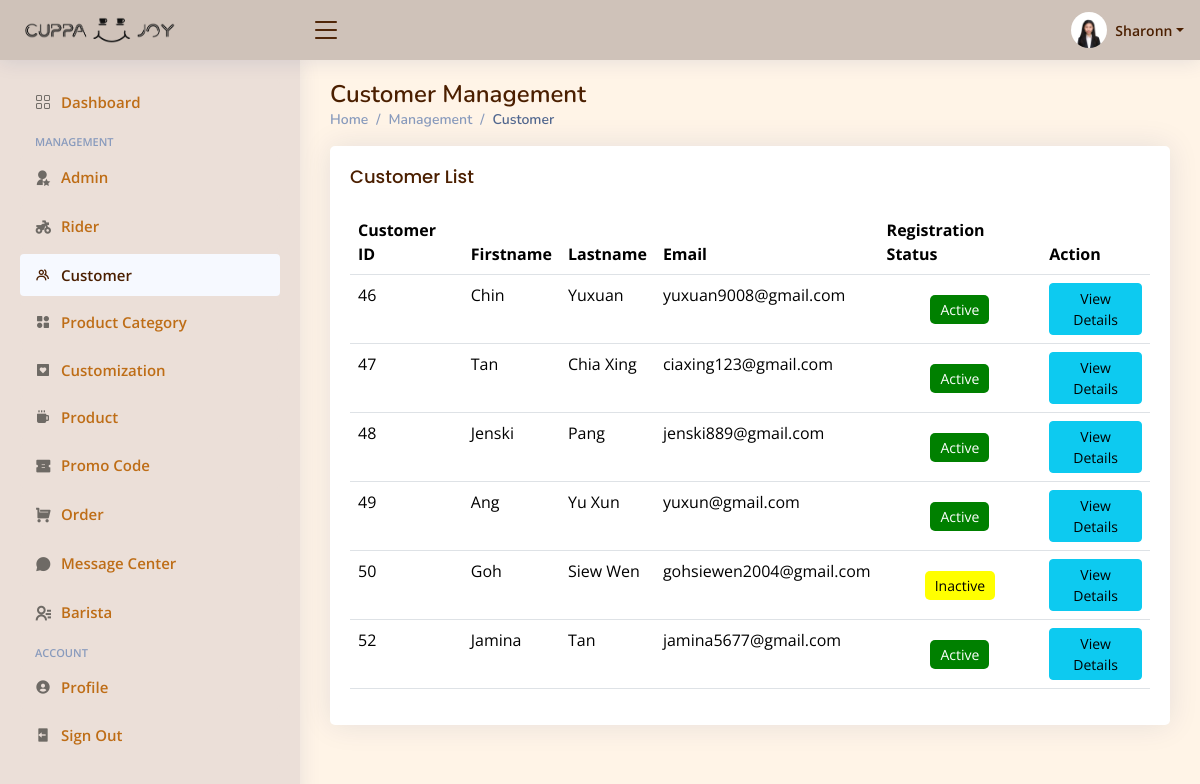
/Admin/customer.php (signed in), run on the app's committed database.
### tables this page shows
CREATE TABLE `staff` (
  `S_ID` varchar(50) NOT NULL,
  `S_Name` varchar(50) NOT NULL,
  `S_Email` varchar(100) NOT NULL,
  `S_Photo` varchar(100) NOT NULL,
  `S_Password` varchar(225) NOT NULL,
  `S_Status` varchar(50) NOT NULL,
  `Super_Staff` varchar(100) NOT NULL,
  `S_ContactNum` varchar(12) NOT NULL,
  `Add_By` varchar(50) NOT NULL
);

CREATE TABLE `customer` (
  `C_ID` int(9) NOT NULL,
  `C_Firstname` varchar(50) NOT NULL,
  `C_Lastname` varchar(50) NOT NULL,
  `C_Email` varchar(100) NOT NULL,
  `C_ContactNumber` varchar(12) NOT NULL,
  `C_PW` varchar(225) NOT NULL,
  `C_Status` int(1) NOT NULL
);

### Admin/customer.php (the view, shortened to what this page needs)
<?php
include("../user/db_connection.php");
$currentuser = $_SESSION["S_ID"];
$sql = "SELECT * FROM `staff` WHERE S_ID = '$currentuser'";
$gotResult = mysqli_query($con, $sql);
if ($gotResult && mysqli_num_rows($gotResult) > 0) {
    $row = mysqli_fetch_array($gotResult);
    $name = $row['S_Name'];
    $photo = $row['S_Photo'];
}
?>
<!DOCTYPE html>
<html lang="en">
<head>
  <link href="assets/vendor/bootstrap/css/bootstrap.min.css" rel="stylesheet">
  <link href="assets/vendor/bootstrap-icons/bootstrap-icons.css" rel="stylesheet">
  <link href="assets/vendor/boxicons/css/boxicons.min.css" rel="stylesheet">
  <link href="assets/vendor/quill/quill.snow.css" rel="stylesheet">
  <link href="assets/vendor/quill/quill.bubble.css" rel="stylesheet">
  <link href="assets/vendor/remixicon/remixicon.css" rel="stylesheet">
  <link href="assets/vendor/simple-datatables/style.css" rel="stylesheet">
  <link href="assets/css/style.css" rel="stylesheet">
</head>
<body>
  <header id="header" class="header fixed-top d-flex align-items-center">
    <div class="d-flex align-items-center justify-content-between">
      <a href="dashboard.php" class="logo d-flex align-items-center">
        <img src="assets/image/full-logo-black.png" alt="">
      </a>
      <i class="bi bi-list toggle-sidebar-btn"></i>
    </div>
    <nav class="header-nav ms-auto">
      <ul class="d-flex align-items-center">
        <li class="nav-item dropdown pe-3">
        <a class="nav-link nav-profile d-flex align-items-center pe-0" href="#" data-bs-toggle="dropdown">
            <img src="../image/admin/<?php echo $photo; ?>" alt="Profile" class="rounded-circle">
            <span class="d-none d-md-block dropdown-toggle ps-2"><?php echo $name; ?></span>
        </a>
        </li>
      </ul>
    </nav>
  </header>
  <aside id="sidebar" class="sidebar">
    <ul class="sidebar-nav" id="sidebar-nav">
    <li class="nav-item">
        <a class="nav-link collapsed" href="dashboard.php">
          <i class="bi bi-grid"></i>
          <span>Dashboard</span>
        </a>
      </li>
      <li class="nav-heading">Management</li>
      <li class="nav-item">
        <a class="nav-link collapsed" href="staff.php">
          <i class="ri-user-star-fill"></i>
          <span>Admin</span>
        </a>
      </li>
      <li class="nav-item">
        <a class="nav-link collapsed" href="rider.php">
          <i class="ri-motorbike-fill"></i>
          <span>Rider</span>
        </a>
      </li>
      <li class="nav-item">
        <a class="nav-link" href="customer.php">
          <i class="bx bx-group"></i>
          <span>Customer</span>
        </a>
      </li>
      <li class="nav-item">
        <a class="nav-link collapsed" href="category.php">
          <i class="bx bxs-category-alt"></i>
          <span>Product Category</span>
        </a>
      </li>
      <li class="nav-item">
        <a class="nav-link collapsed" href="customisation.php">
          <i class="bx bxs-heart-square"></i>
          <span>Customization</span>
        </a>
      </li>
      <li class="nav-item">
        <a class="nav-link collapsed" href="product.php">
          <i class="bx bxs-coffee"></i>
          <span>Product</span>
        </a>
      </li>
      <li class="nav-item">
        <a class="nav-link collapsed" href="promo.php">
          <i class="ri-coupon-fill"></i>
          <span>Promo Code</span>
        </a>
      </li>
      <li class="nav-item">
        <a class="nav-link collapsed" href="order2.php">
          <i class="ri-shopping-cart-fill"></i>
          <span>Order</span>
        </a>
      </li>
      <li class="nav-item">
        <a class="nav-link collapsed" href="message.php">
          <i class="ri-chat-3-fill"></i>
          <span>Message Center</span>
        </a>
      </li>
      <li class="nav-item">
        <a class="nav-link collapsed" href="barista.php">
          <i class="ri-contacts-line"></i>
          <span>Barista</span>
        </a>
      </li>
      <li class="nav-heading">Account</li>
      <li class="nav-item">
        <a class="nav-link collapsed" href="users-profile.php">
          <i class="bx bxs-user-circle"></i>
          <span>Profile</span>
        </a>
      </li>
      <li class="nav-item">
        <a class="nav-link collapsed" href="pages-login.php" onclick="return confirmLogout();">
          <i class="bx bxs-log-out"></i>
          <span>Sign Out</span>
        </a>
      </li>
    </ul>
  </aside>
  <main id="main" class="main">
    <div class="pagetitle">
      <h1>Customer Management</h1>
      <nav>
        <ol class="breadcrumb">
          <li class="breadcrumb-item"><a href="dashboard.php">Home</a></li>
          <li class="breadcrumb-item">Management</li>
          <li class="breadcrumb-item active">Customer</li>
        </ol>
      </nav>
    </div>
    <section class="section">
      <div class="row">
        <div class="col-lg-12">
          <div class="card">
            <div class="card-body">
              <h5 class="card-title">Customer List</h5>
              <table class="table datatable">
                <thead>
                  <tr>
                    <th>Customer ID</th>
                    <th>Firstname</th>
                    <th>Lastname</th>
                    <th>Email</th>
                    <th>Registration Status</th>
                    <th>Action</th>
                  </tr>
                </thead>
                <tbody>
                <?php
                    $customerSql = "SELECT C_ID, C_Firstname, C_Lastname, C_Email, C_ContactNumber, C_Status FROM customer";
                    $customerResult = $con->query($customerSql);
                    if ($customerResult->num_rows > 0) {
                      while ($customerRow = $customerResult->fetch_assoc()) {
                        $statusClass = '';
                        if ($customerRow['C_Status'] == '0') {
                            $statusClass = 'pending';
                        } else if ($customerRow['C_Status'] == '1') {
                            $statusClass = 'completed';
                        }
                        echo "<tr>";
                        echo "<td>" . $customerRow["C_ID"] . "</td>";
                        echo "<td>" . $customerRow["C_Firstname"] . "</td>";
                        echo "<td>" . $customerRow["C_Lastname"] . "</td>";
                        echo "<td>" . $customerRow["C_Email"] . "</td>";
                        echo "<td style='text-align: center; vertical-align: middle;'>";
                        echo "<span class='delivery-status " . $statusClass . "'>" . ($customerRow["C_Status"] == 1 ? 'Active' : 'Inactive') . "</span>";
                        echo "</td>";
                        echo "<td><button type='button' class='btn btn-info btn-sm' data-bs-toggle='modal' data-bs-target='#customerDetailsModal_" . $customerRow['C_ID'] . "'>View Details</button></td>";
                        echo "</tr>";
                    }
                  } else {
                    echo "<tr><td colspan='6'>No customers found</td></tr>";
                  }
                  ?>
                </tbody>
              </table>
            </div>
          </div>
        </div>
      </div>
    </section>
  </main>
</body>
</html>

### Admin/assets/css/style.css (style rules this page uses)
:root { scroll-behavior: smooth; }
body { font-family: "Open Sans", sans-serif; background: #fff4e7; color: #444444; }
a { color: #f19041; text-decoration: none; }
h1, h2, h3, h4, h5, h6 { font-family: "Nunito", sans-serif; }
#main { margin-top: 60px; padding: 20px 30px; transition: all 0.3s; }
.pagetitle { margin-bottom: 10px; }
.pagetitle h1 { font-size: 24px; margin-bottom: 0; font-weight: 600; color: #4b1f00; }
.card { margin-bottom: 30px; border: none; border-radius: 5px; box-shadow: 0px 0 30px rgba(1, 41, 112, 0.1); }
.card-title { padding: 20px 0 15px 0; font-size: 18px; font-weight: 500; color: #4b1f00; font-family: "Poppins", sans-serif; }
.card-body { padding: 0 20px 20px 20px; }
.breadcrumb { font-size: 14px; font-family: "Nunito", sans-serif; color: #899bbd; font-weight: 600; }
.breadcrumb a { color: #899bbd; transition: 0.3s; }
.breadcrumb .breadcrumb-item::before { color: #899bbd; }
.breadcrumb .active { color: #51678f; font-weight: 600; }
.logo { line-height: 1; }
@media (min-width: 1200px) { .logo { width: 280px; } }
.logo img { max-height: 26px; margin-right: 6px; margin-left: 30px; transform: scale(2.0); }
.header { transition: all 0.5s; z-index: 997; height: 60px; box-shadow: 0px 2px 20px rgba(1, 41, 112, 0.1); background-color: #cfc2b9; padding-left: 20px; }
.header .toggle-sidebar-btn { font-size: 32px; padding-left: 10px; cursor: pointer; color: #4b1f00; }
.header-nav ul { list-style: none; }
.header-nav>ul { margin: 0; padding: 0; }
.header-nav .nav-profile { color: #4b1f00; }
.header-nav .nav-profile img { max-height: 36px; }
.header-nav .nav-profile span { font-size: 14px; font-weight: 600; }
.sidebar { position: fixed; top: 60px; left: 0; bottom: 0; width: 300px; z-index: 996; transition: all 0.3s; padding: 20px; overflow-y: auto; scrollbar-width: thin; scrollbar-color: #c8b394 transparent; box-shadow: 0px 0px 20px rgba(1, 41, 112, 0.1); background-color: #ebdfd8; }
@media (min-width: 1200px) { #main, #footer { margin-left: 300px; } }
.sidebar-nav { padding: 0; margin: 0; list-style: none; }
.sidebar-nav li { padding: 0; margin: 0; list-style: none; }
.sidebar-nav .nav-item { margin-bottom: 5px; }
.sidebar-nav .nav-heading { font-size: 11px; text-transform: uppercase; color: #899bbd; font-weight: 600; margin: 10px 0 5px 15px; }
.sidebar-nav .nav-link { display: flex; align-items: center; font-size: 15px; font-weight: 600; color: #4b1f00; transition: 0.3; background: #f6f9ff; padding: 10px 15px; border-radius: 4px; }
.sidebar-nav .nav-link i { font-size: 16px; margin-right: 10px; color:#4b1f00; }
.sidebar-nav .nav-link.collapsed { color: #be6d16; background:#ebdfd8; }
.sidebar-nav .nav-link.collapsed i { color: #6e6a65; }
.delivery-status { padding: 5px 10px; border-radius: 5px; font-size: 14px; }
.pending { background-color: yellow; }
.completed { background-color: green; color: white; }

### data on the page
staff: S_Photo (picture), S_Name "Sharonn"
customer: C_ID "46", C_Firstname "Chin", C_Lastname "Yuxuan", C_Email "yuxuan9008@gmail.com", C_Status "Active"
customer: C_ID "47", C_Firstname "Tan", C_Lastname "Chia Xing", C_Email "ciaxing123@gmail.com", C_Status "Active"
customer: C_ID "48", C_Firstname "Jenski", C_Lastname "Pang", C_Email "jenski889@gmail.com", C_Status "Active"
customer: C_ID "49", C_Firstname "Ang", C_Lastname "Yu Xun", C_Email "yuxun@gmail.com", C_Status "Active"
customer: C_ID "50", C_Firstname "Goh", C_Lastname "Siew Wen", C_Email "gohsiewen2004@gmail.com", C_Status "Inactive"
customer: C_ID "52", C_Firstname "Jamina", C_Lastname "Tan", C_Email "jamina5677@gmail.com", C_Status "Active"
